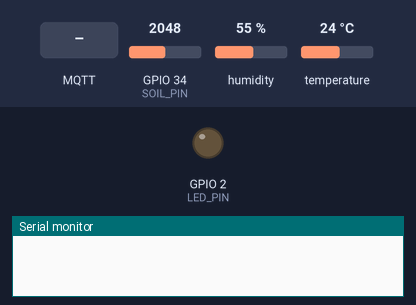
A sketch run on a simulated ESP32. On the bench: output pins drawn as LEDs (lit = HIGH), the last lines printed to the serial monitor. Dashed ring = blinking. The inputs (shaded band) are chosen by the test bench; at power-on: GPIO 34 (SOIL_PIN) = 2048, humidity 55 %, temperature 24 °C. WiFi joins after 1.5 s; servers stay silent unless stated; random numbers use the default seed unless the sketch sets one; no MQTT or app messages arrive unless stated.

Above: at 0.0 s.
At 3.7 s:
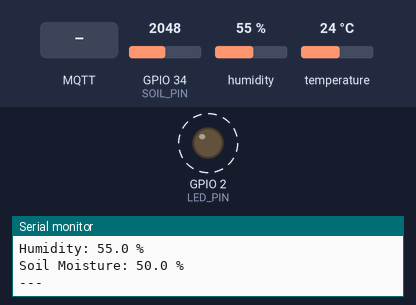
3.8 s: MQTT message "1" arrives on the first subscribed topic
5.3 s: MQTT message "on" arrives on the first subscribed topic
6.8 s: MQTT message "off" arrives on the first subscribed topic
Timing chart, 0 to 14.1 s (numbered marks = the images above; inputs shaded):
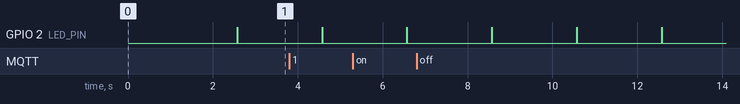

Measured:
- by itself, GPIO 2 (LED_PIN): alternates HIGH for 0.01 s and LOW for 2.0 s

The sketch:

team1.ino
```cpp
/**
 * Plant Health Monitoring System - Team 1
 * ESP32-based sensor node for monitoring plant health
 *
 * Sensors:
 * - DHT11 (Temperature & Humidity) on pin 15
 * - Soil Moisture Sensor (Analog) on pin 34
 *
 * MQTT Topics:
 * - /smart_garden/team1/temp
 * - /smart_garden/team1/hum
 * - /smart_garden/team1/mois
 */

#include <WiFi.h>
#include <PubSubClient.h>
#include <DHTesp.h>

// Pin definitions
const int DHT_PIN = 15;
const int SOIL_PIN = 34;
const int LED_PIN = 2;

// WiFi credentials
const char* ssid = "SNUC";
const char* password = "snu12345";

// MQTT configuration
const char* mqtt_server = "test.mosquitto.org";
const int mqtt_port = 1883;
const char* team_id = "team1";

// MQTT topic prefixes
const char* topic_temp = "/smart_garden/team1/temp";
const char* topic_hum = "/smart_garden/team1/hum";
const char* topic_mois = "/smart_garden/team1/mois";
const char* topic_status = "/smart_garden/team1/status";

// Sensor objects
DHTesp dht;
WiFiClient espClient;
PubSubClient client(espClient);

// Timing variables
unsigned long lastMsg = 0;
const unsigned long publish_interval = 2000; // Publish every 2 seconds

/**
 * Setup WiFi connection
 */
void setup_wifi() {
  delay(10);
  Serial.println();
  Serial.print("Connecting to WiFi: ");
  Serial.println(ssid);

  WiFi.mode(WIFI_STA);
  WiFi.begin(ssid, password);

  while (WiFi.status() != WL_CONNECTED) {
    delay(500);
    Serial.print(".");
  }

  randomSeed(micros());
  Serial.println("");
  Serial.println("WiFi connected!");
  Serial.print("IP address: ");
  Serial.println(WiFi.localIP());
}

/**
 * MQTT message callback handler
 */
void mqtt_callback(char* topic, byte* payload, unsigned int length) {
  Serial.print("Message received [");
  Serial.print(topic);
  Serial.print("] ");

  char message[length + 1];
  for (int i = 0; i < length; i++) {
    message[i] = (char)payload[i];
  }
  message[length] = '\0';
  Serial.println(message);
}

/**
 * Reconnect to MQTT broker if connection is lost
 */
void reconnect_mqtt() {
  while (!client.connected()) {
    Serial.print("Attempting MQTT connection...");

    // Create unique client ID
    String clientId = "ESP32-";
    clientId += team_id;
    clientId += "-";
    clientId += String(random(0xffff), HEX);

    if (client.connect(clientId.c_str())) {
      Serial.println("MQTT connected!");

      // Publish connection status
      client.publish(topic_status, "online");

      // Subscribe to control topics if needed
      String subscribe_topic = "/smart_garden/";
      subscribe_topic += team_id;
      subscribe_topic += "/control";
      client.subscribe(subscribe_topic.c_str());
    } else {
      Serial.print("MQTT connection failed, rc=");
      Serial.print(client.state());
      Serial.println(" Retrying in 5 seconds...");
      delay(5000);
    }
  }
}

/**
 * Read and publish sensor data
 */
void publish_sensor_data() {
  // Read DHT11 sensor
  TempAndHumidity data = dht.getTempAndHumidity();

  if (data.temperature != -999 && data.humidity != -999) {
    // Publish temperature
    String temp_str = String(data.temperature, 2);
    client.publish(topic_temp, temp_str.c_str());
    Serial.print("Temperature: ");
    Serial.print(temp_str);
    Serial.println(" °C");

    // Publish humidity
    String hum_str = String(data.humidity, 1);
    client.publish(topic_hum, hum_str.c_str());
    Serial.print("Humidity: ");
    Serial.print(hum_str);
    Serial.println(" %");
  } else {
    Serial.println("DHT11 read error!");
  }

  // Read soil moisture sensor
  int soil_raw = analogRead(SOIL_PIN);
  // Convert to percentage (inverted: higher raw = drier soil)
  float soil_percent = (4095 - soil_raw) * 100.0 / 4095.0;
  String soil_str = String(soil_percent, 1);

  client.publish(topic_mois, soil_str.c_str());
  Serial.print("Soil Moisture: ");
  Serial.print(soil_str);
  Serial.println(" %");

  Serial.println("---");
}

/**
 * Arduino setup function
 */
void setup() {
  // Initialize serial communication
  Serial.begin(115200);
  delay(1000);

  Serial.println("Plant Health Monitoring System - Team 1");
  Serial.println("Initializing...");

  // Initialize LED pin
  pinMode(LED_PIN, OUTPUT);
  digitalWrite(LED_PIN, LOW);

  // Initialize sensors
  dht.setup(DHT_PIN, DHTesp::DHT11);
  pinMode(SOIL_PIN, INPUT);

  // Setup WiFi
  setup_wifi();

  // Setup MQTT
  client.setServer(mqtt_server, mqtt_port);
  client.setCallback(mqtt_callback);

  Serial.println("Setup complete!");
  Serial.println("Starting sensor readings...");
}

/**
 * Arduino main loop
 */
void loop() {
  // Maintain MQTT connection
  if (!client.connected()) {
    reconnect_mqtt();
  }
  client.loop();

  // Publish sensor data at regular intervals
  unsigned long now = millis();
  if (now - lastMsg > publish_interval) {
    lastMsg = now;
    digitalWrite(LED_PIN, HIGH); // Indicate data transmission
    publish_sensor_data();
    digitalWrite(LED_PIN, LOW);
  }
}
```
